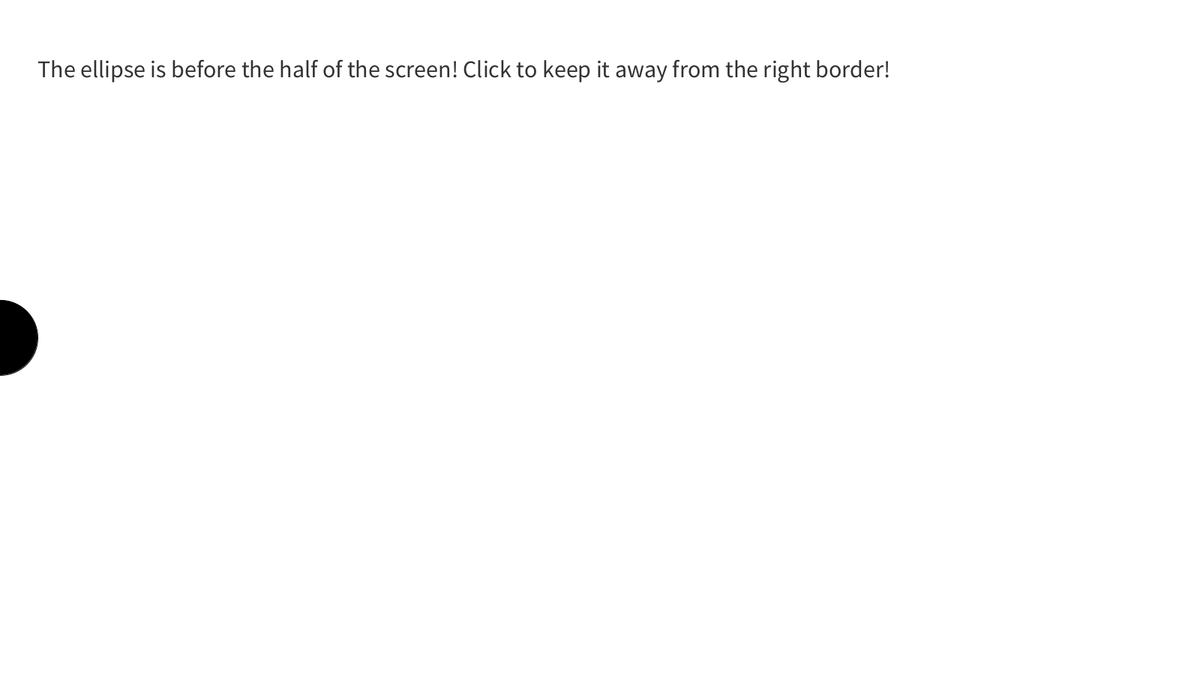
Frame 1 (no input)
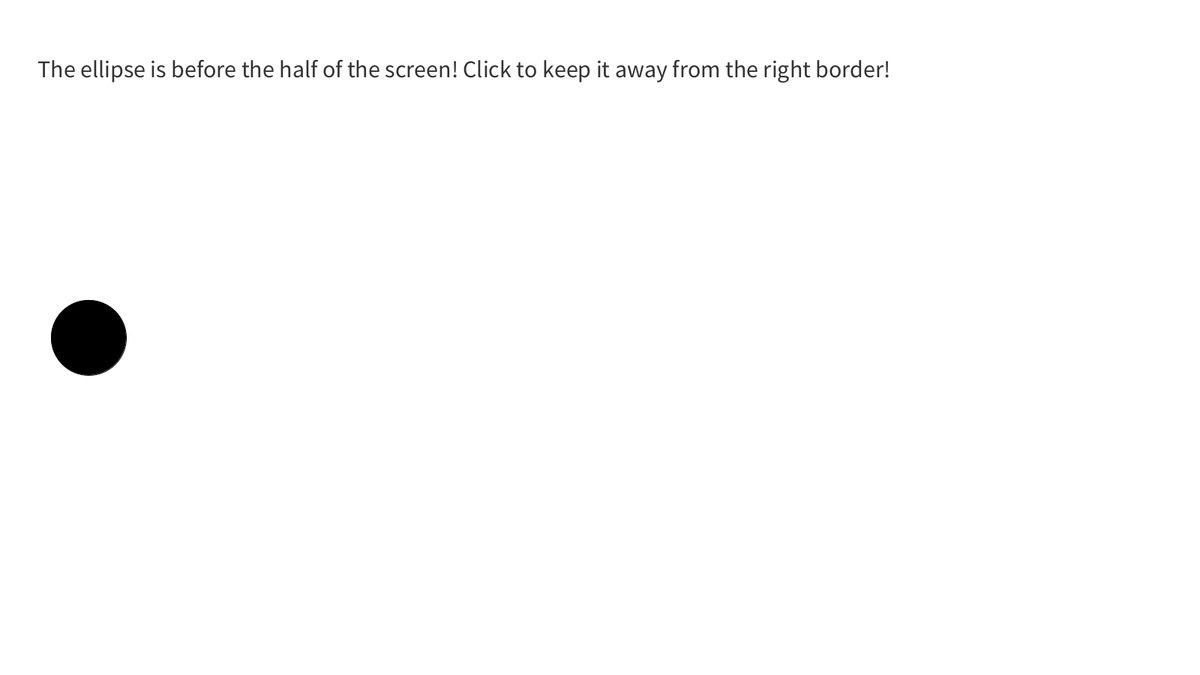
Frame 60 (the mouse pressed at the canvas centre just before this capture)
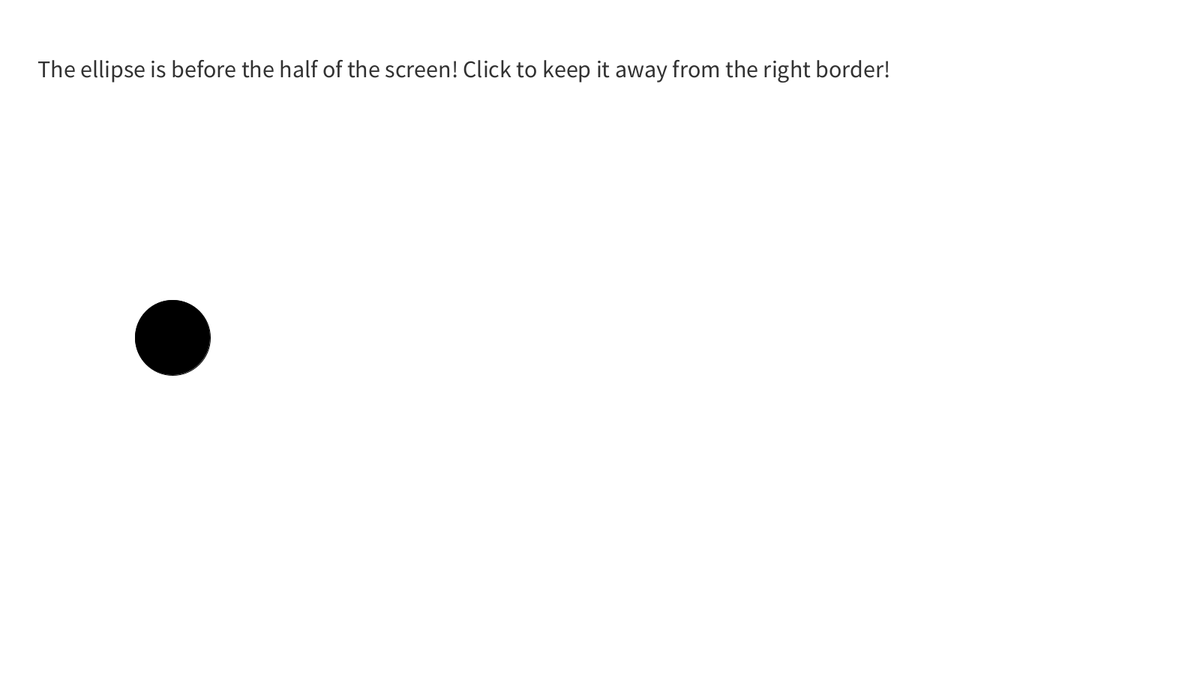
Frame 120 (the mouse held since frame 60 and released just before this capture)

The Processing sketch that drew these frames (run headless with seeded random() and noise(); from frame 60 on, the mouse is pressed at the canvas centre):

// Processing sketch: Sbrugnera_LabMonday_AssignmentFive
// ── Sbrugnera_LabMonday_AssignmentFive.pde
// Global variables
int myWidth = 100;
int myHeight = 100;
int count = 0;
int posX = 0;

// Global constants
final int back = 8;

// The setup() function is run once, when the program starts
// It is used to define initial enviroment properties such as screen size
void setup() {

  // Create a frame width pixels wide, height pixels high
  size( 1600, 900 );

}

// The draw() function continuously executes the lines of code contained inside its block until the
// program is stopped or noLoop() is called. draw() is called automatically after setup()
void draw() {
  
  background( 255 );
  
  if ( playerLost() ) {
    // Ellipse reached right border. Draw random ellipses
    drawRandomEllipses();
    noLoop();
  }
  else {
    // Create a message based on the ellipse X position
    String message;
    if ( posX < width / 2 ) {
      message = "The ellipse is before the half of the screen! Click to keep it away from the right border!";
    }
    else if ( posX < width - 300 ) {
      message = "Do not let the ellipse reach the right border! Keep clicking!";
    }
    else {
      message = "Oh no... Behold!";
    }
    
    // Display the message and the moving ellipse
    showMessage( message );
    drawMovingEllipse();
  }
  
}

// Checks if the ellipse reached the right border
// Returns TRUE if the ellipse reached the right border. FALSE otherwise
boolean playerLost()  {
  
  return posX >= width - myWidth / 2;

}

// Method called every time the mouse is pressed
// Move the ellipse "back" pixels backwards
void mousePressed() {
  
  posX -= back;

}

// Show the message based on the ellipse X position on the screen
void showMessage( String message ) {

  fill( 50 );
  textSize( 32 );
  text( message, 50, 80, width - 50, 800 );  // Text wraps within text box
  
}

// Draw the moving ellipse
void drawMovingEllipse() {

  fill( 0 );
  ellipse( posX, height / 2, myWidth, myHeight );
  posX += 2;

}

// Draw ten random setted up ellipses
void drawRandomEllipses() {

  for ( int i = 0; i < 10; i++ ) {
    // Setting the color for all the ellipses
    fill( random( 256 ), random( 256 ), random( 256 ) );
    
    // Setting the stroke width and color
    stroke( random( 50 ) );
    strokeWeight( random( 10 ) );
  
    ellipse( random( width ), random( height ), myWidth, myHeight );
  }  
  
}
